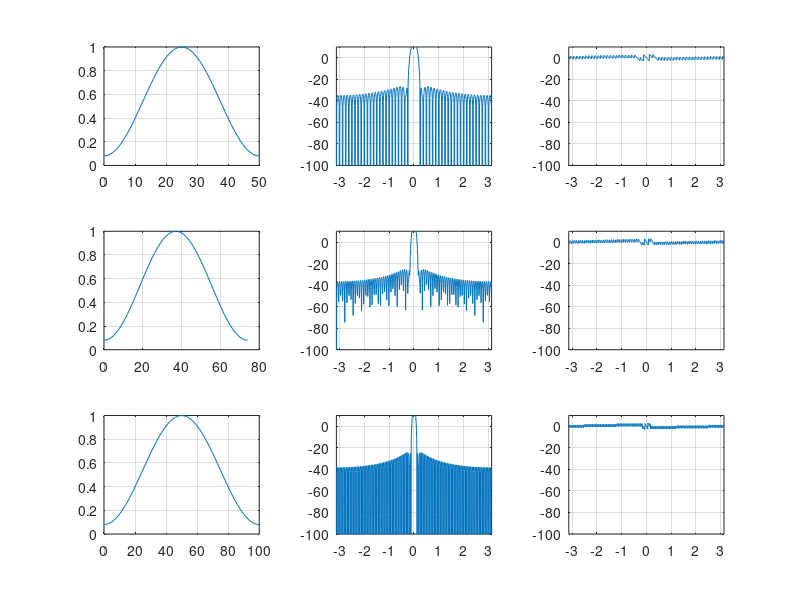

Write the MATLAB code that produced this figure.
N=51;
wn = hamming(N);
Wejw = fft(wn,500);
Wp = fftshift(Wejw);
x1 = zeros(N,1);
for k = 1:N
    x1(k) = k-1;
end
subplot(3,3,1)
plot(x1,wn);
grid on;
x2 = zeros(500,1);
for k = 1:500
    x2(k) = -pi+2*pi*(k-1)/500;
   
end
subplot(3,3,2)
plot(x2,20*log10(abs(normalize(Wp))));
ylim([-100,10]);
xlim([-pi,pi]);
grid on;
subplot(3,3,3)
plot(x2,angle(Wp));
ylim([-100,10]);
xlim([-pi,pi]);
grid on;

N=75;
wn = hamming(N);
Wejw = fft(wn,500);
Wp = fftshift(Wejw);
x1 = zeros(N,1);
for k = 1:N
    x1(k) = k-1;
end
subplot(3,3,4)
plot(x1,wn);
grid on;
x2 = zeros(500,1);
for k = 1:500
    x2(k) = -pi+2*pi*(k-1)/500;
   
end
subplot(3,3,5)
plot(x2,20*log10(abs(normalize(Wp))));
ylim([-100,10]);
xlim([-pi,pi]);
grid on;
subplot(3,3,6)
plot(x2,angle(Wp));
ylim([-100,10]);
xlim([-pi,pi]);
grid on;

N=101;
wn = hamming(N);
Wejw = fft(wn,500);
Wp = fftshift(Wejw);
x1 = zeros(N,1);
for k = 1:N
    x1(k) = k-1;
end
subplot(3,3,7)
plot(x1,wn);
grid on;
x2 = zeros(500,1);
for k = 1:500
    x2(k) = -pi+2*pi*(k-1)/500;
   
end
subplot(3,3,8)
plot(x2,20*log10(abs(normalize(Wp))));
ylim([-100,10]);
xlim([-pi,pi]);
grid on;
subplot(3,3,9)
plot(x2,angle(Wp));
ylim([-100,10]);
xlim([-pi,pi]);
grid on;